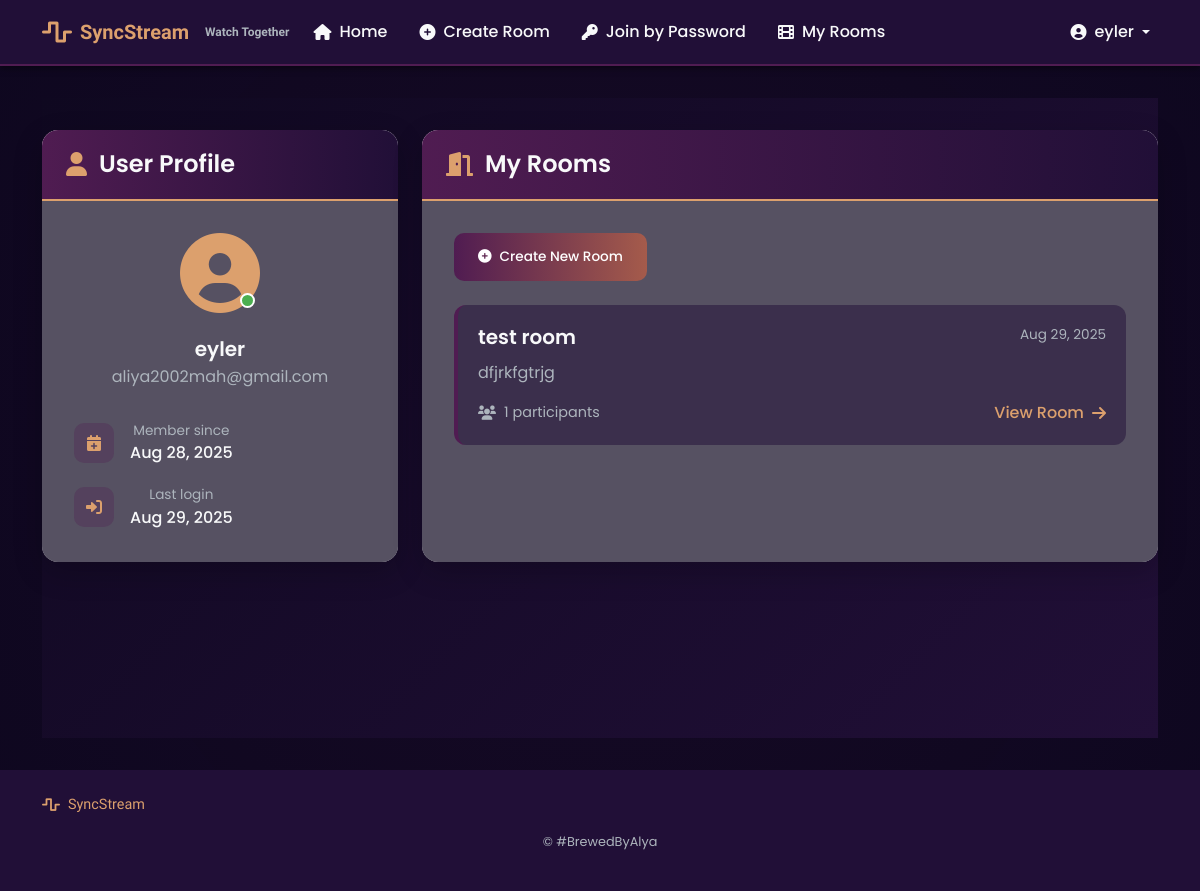
Before: /accounts/profile/ (signed in) with the older database file.
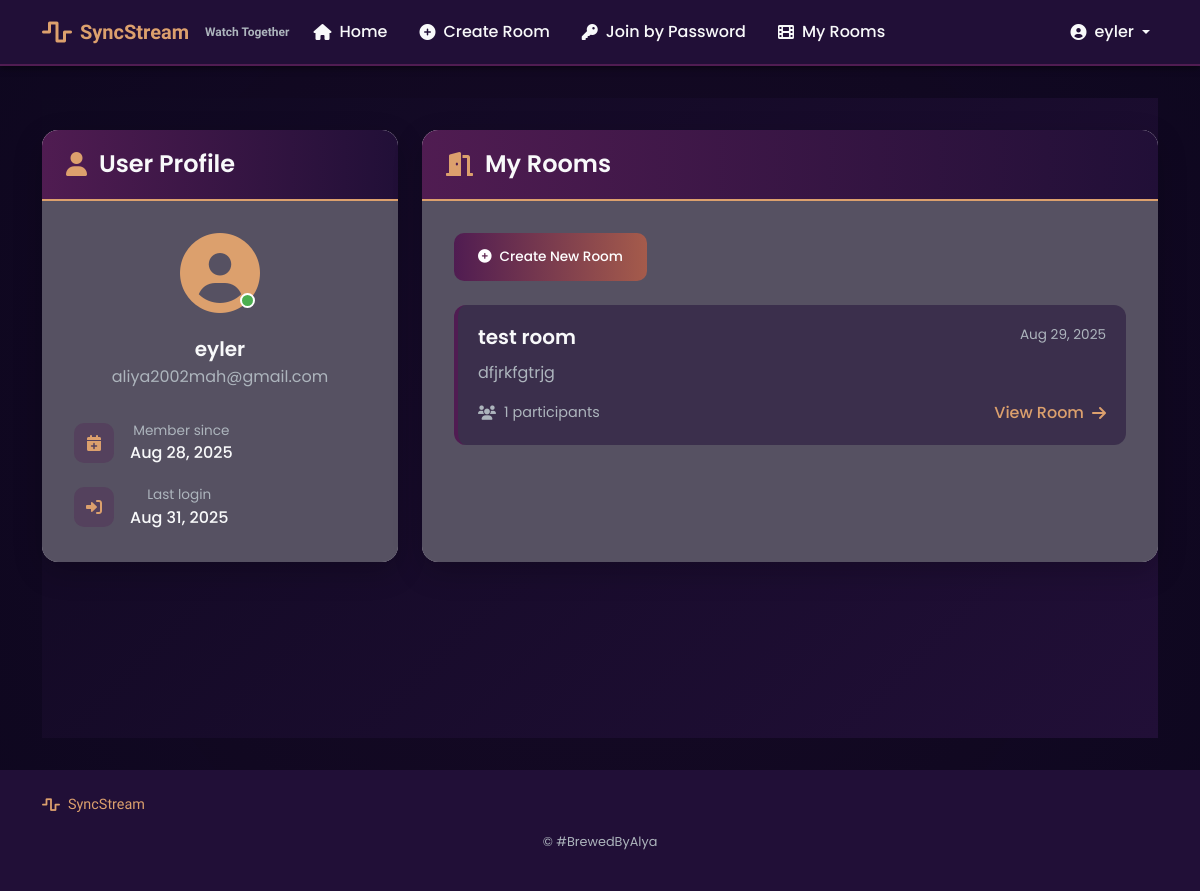
After: the same page with the newer database file.
### users/models.py (models this page shows, shortened)
class CustomUser(AbstractUser):
    profile_picture = models.ImageField(upload_to='profile_pics/', blank=True, null=True)
    bio = models.TextField(max_length=500, blank=True)
    last_activity = models.DateTimeField(default=timezone.now)
    is_online = models.BooleanField(default=False)

### rooms/models.py (models this page shows, shortened)
class Room(models.Model):
    id = models.UUIDField(primary_key=True, default=uuid.uuid4, editable=False)
    name = models.CharField(max_length=100)
    description = models.TextField(blank=True)
    creator = models.ForeignKey(settings.AUTH_USER_MODEL, on_delete=models.CASCADE, related_name='created_rooms')
    created_at = models.DateTimeField(auto_now_add=True)
    is_private = models.BooleanField(default=False)
    password = models.CharField(max_length=128, blank=True, null=True)
    max_users = models.PositiveIntegerField(default=10)
    is_active = models.BooleanField(default=True)
    is_locked = models.BooleanField(default=False)
    allow_screen_share = models.BooleanField(default=True)
    allow_chat = models.BooleanField(default=True)
    current_video_url = models.URLField(blank=True, null=True)
    video_state = models.CharField(max_length=20, default='paused')
    video_timestamp = models.FloatField(default=0)
    last_video_update = models.DateTimeField(blank=True, null=True)
    deleted_at = models.DateTimeField(blank=True, null=True)

### users/views.py (the view)
# urls.py: path('profile/', views.profile, name='profile'),
@login_required
def profile(request):
    return render(request, 'registration/profile.html')

### templates/registration/profile.html (shortened to what this page needs)
{% extends 'base.html' %}
{% block content %}
<div class="profile-container">
    <div class="row">
        <div class="col-md-4">
            <div class="card profile-card">
                <div class="card-header profile-header">
                    <h4><i class="fas fa-user profile-header-icon"></i>User Profile</h4>
                </div>
                <div class="card-body text-center profile-body">
                    <div class="profile-avatar">
                        <div class="avatar-container">
                            <i class="fas fa-user-circle"></i>
                            <div class="avatar-status"></div>
                        </div>
                    </div>
                    <h5 class="profile-username">{{ user.username }}</h5>
                    <p class="profile-email">{{ user.email }}</p>
                    <div class="profile-stats">
                        <div class="stat-item">
                            <div class="stat-icon">
                                <i class="fas fa-calendar-plus"></i>
                            </div>
                            <div class="stat-content">
                                <span class="stat-label">Member since</span>
                                <span class="stat-value">{{ user.date_joined|date:"M d, Y" }}</span>
                            </div>
                        </div>
                        <div class="stat-item">
                            <div class="stat-icon">
                                <i class="fas fa-sign-in-alt"></i>
                            </div>
                            <div class="stat-content">
                                <span class="stat-label">Last login</span>
                                <span class="stat-value">{{ user.last_login|date:"M d, Y" }}</span>
                            </div>
                        </div>
                    </div>
                </div>
            </div>
        </div>
        <div class="col-md-8">
            <div class="card rooms-card">
                <div class="card-header rooms-header">
                    <h4><i class="fas fa-door-open rooms-header-icon"></i>My Rooms</h4>
                </div>
                <div class="card-body rooms-body">
                    <a href="{% url 'rooms:create_room' %}" class="btn create-room-btn">
                        <i class="fas fa-plus-circle"></i> Create New Room
                    </a>
                    {% if user.created_rooms.all %}
                    <div class="rooms-list">
                        {% for room in user.created_rooms.all %}
                        <div class="room-item">
                            <div class="room-content">
                                <div class="room-header">
                                    <h5 class="room-title">{{ room.name }}</h5>
                                    <span class="room-date">{{ room.created_at|date:"M d, Y" }}</span>
                                </div>
                                <p class="room-description">{{ room.description|truncatewords:10 }}</p>
                                <div class="room-footer">
                                    <span class="room-participants">
                                        <i class="fas fa-users"></i> {{ room.participants.count }} participants
                                    </span>
                                    <a href="{% url 'rooms:room_detail' room.id %}" class="room-link">
                                        View Room <i class="fas fa-arrow-right"></i>
                                    </a>
                                </div>
                            </div>
                        </div>
                        {% endfor %}
                    </div>
                    {% endif %}
                </div>
            </div>
        </div>
    </div>
</div>
{% endblock %}

### templates/base.html (shortened to what this page needs)
<!DOCTYPE html>
<html lang="en">
<head>
    <link href="https://cdn.jsdelivr.net/npm/bootstrap@5.3.3/dist/css/bootstrap.min.css" rel="stylesheet">
    <link href="https://cdnjs.cloudflare.com/ajax/libs/font-awesome/6.0.0/css/all.min.css" rel="stylesheet">
    {% load static %}
    <link href="{% static 'css/style.css' %}" rel="stylesheet">
</head>
<body class="dark-theme">
    <nav class="navbar navbar-expand-lg navbar-custom">
        <div class="container">
            <a class="navbar-brand" href="{% url 'home' %}">
                <div class="brand-wrapper">
                    <i class="fas fa-wave-square brand-icon"></i>
                    <span class="brand-text">SyncStream</span>
                    <span class="brand-subtitle">Watch Together</span>
                </div>
            </a>
            <div class="collapse navbar-collapse" id="navbarNav">
                <ul class="navbar-nav me-auto">
                    <li class="nav-item">
                        <a class="nav-link" href="{% url 'home' %}">
                            <i class="fas fa-home me-1"></i>Home
                        </a>
                    </li>
                    {% if user.is_authenticated %}
                    <li class="nav-item">
                        <a class="nav-link" href="{% url 'rooms:create_room' %}">
                            <i class="fas fa-plus-circle me-1"></i>Create Room
                        </a>
                    </li>
                    <li class="nav-item">
                        <a class="nav-link" href="{% url 'rooms:join_by_password' %}">
                            <i class="fas fa-key me-1"></i>Join by Password
                        </a>
                    </li>
                    <li class="nav-item">
                        <a class="nav-link" href="{% url 'rooms:user_rooms' %}">
                            <i class="fas fa-film me-1"></i>My Rooms
                        </a>
                    </li>
                    {% endif %}
                </ul>
                <ul class="navbar-nav">
                    {% if user.is_authenticated %}
                    <li class="nav-item dropdown">
                        <a class="nav-link dropdown-toggle user-menu" href="#" id="navbarDropdown" role="button" data-bs-toggle="dropdown" aria-expanded="false">
                            <i class="fas fa-user-circle me-1"></i> {{ user.username }}
                        </a>
                    </li>
                    {% endif %}
                </ul>
            </div>
        </div>
    </nav>
    <main class="container main-container">
        {% block content %}
        {% endblock %}
    </main>
    <footer class="custom-footer">
        <div class="container">
            <div class="footer-content">
                <div class="footer-brand">
                    <i class="fas fa-wave-square"></i>
                    <span>SyncStream</span>
                </div>
            </div>
            <div class="footer-bottom">
                <p>&copy; #BrewedByAlya </p>
            </div>
        </div>
    </footer>
</body>
</html>

Changed rows visible on the page:
changed CustomUser "eyler": last_login "Aug 29, 2025" → "Aug 31, 2025"
